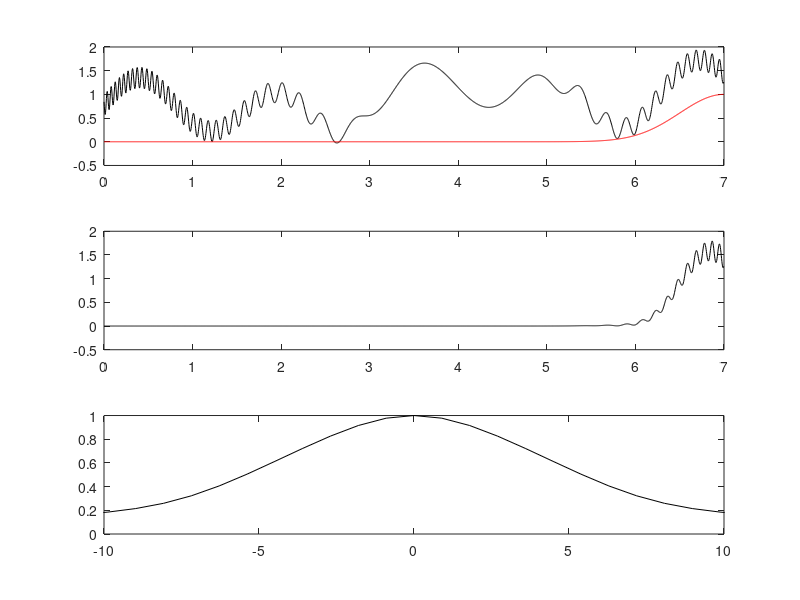
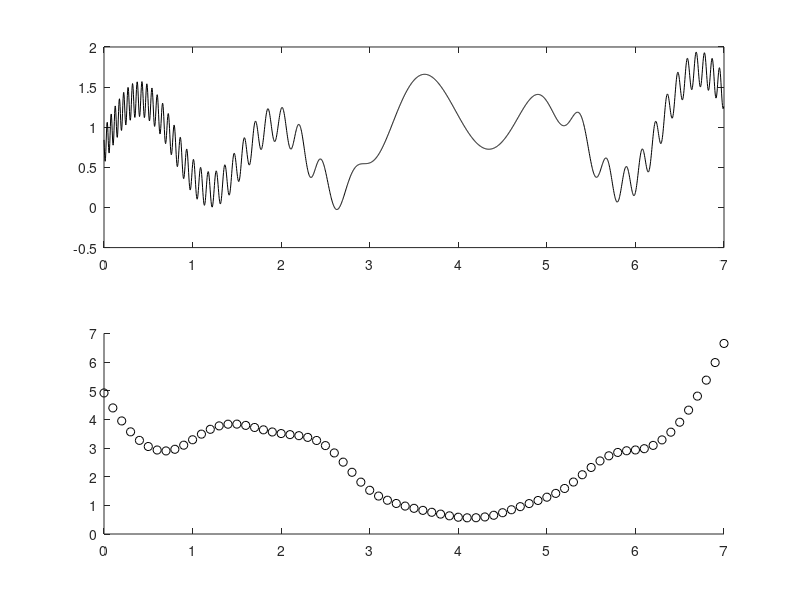

MATLAB code to generate these figures, in order:
clear all;close all;


%%data Import section


L=7;                                       %domain size
n=2044;                                     %no of points
t2=linspace(0,L,n+1); t=t2(1:n);            %%time vector
S=(0.3*sin(2*t)+0.4*sin(4*t)+tanh(t-1).^2 + 0.22* sin(3 * (t-4).^3)+0.5*exp(-(t-1).^2)+0.1*sin(4*t));                  %% signal

k=(2*pi/L)*[0:n/2-1 -n/2:-1]; ks=fftshift(k);

St=fft(S);
tres=0.1;
iwindow_width=2;
tslide=0:tres:L;
locations=find(ks>=4 & ks<100 );
array_hfc=[];
for j=1:length(tslide)

    
%gabor
g=exp(-1*iwindow_width*(t-tslide(j)).^2);
Sg=g.*S;
Sgt=fft(Sg);
spectra_windowed=abs(fftshift(Sgt)/max(abs(Sgt)));
array_spectra=spectra_windowed(locations);
total_hfc=trapz(array_spectra);         %%total high frequency components.
array_hfc=[array_hfc,total_hfc];


subplot(3,1,1), plot(t,S,'k',t,g,'r');
subplot(3,1,2), plot(t,Sg,'k');
subplot(3,1,3), plot(ks,spectra_windowed,'k');
axis([-10 10 0 1])
drawnow
pause(0.1)
end


figure;
subplot(2,1,1), plot(t,S,'k');
subplot(2,1,2) , scatter(tslide,array_hfc,'k');

